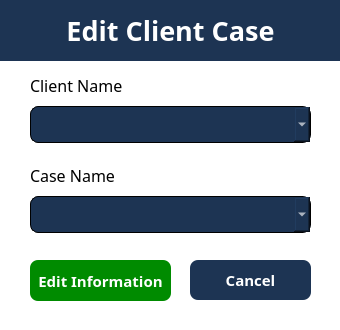
<?xml version="1.0" encoding="UTF-8"?>
<ui version="4.0">
 <class>editClientCase</class>
 <widget class="QDialog" name="editClientCase">
  <property name="geometry">
   <rect>
    <x>0</x>
    <y>0</y>
    <width>340</width>
    <height>330</height>
   </rect>
  </property>
  <property name="windowTitle">
   <string>Dialog</string>
  </property>
  <property name="styleSheet">
   <string notr="true">QDialog{
background-color: white;
}

#titleWidget{
background-color: #1d3453;
}
#title_2{
color: white;
}

QLineEdit{
	border:1px solid gray;
	border-radius: 6px;
	padding-left: 15px;
	height: 35px;
}

QComboBox{
border: 1px solid black;
border-radius: 8px;
background-color: #1d3453;
color: white;
height: 35px;


}

QDateEdit{
	border:1px solid gray;
	border-radius: 8px;
	padding-left: 15px;
	height: 35px;
	background-color: #1d3453;
color: white;
}</string>
  </property>
  <widget class="QWidget" name="layoutWidget">
   <property name="geometry">
    <rect>
     <x>30</x>
     <y>160</y>
     <width>281</width>
     <height>73</height>
    </rect>
   </property>
   <layout class="QVBoxLayout" name="verticalLayout_2">
    <item>
     <widget class="QLabel" name="label_5">
      <property name="font">
       <font>
        <family>Poppins</family>
        <pointsize>12</pointsize>
       </font>
      </property>
      <property name="text">
       <string>Case Name</string>
      </property>
     </widget>
    </item>
    <item>
     <widget class="QComboBox" name="edit_case_combo">
      <property name="font">
       <font>
        <family>Poppins</family>
       </font>
      </property>
     </widget>
    </item>
   </layout>
  </widget>
  <widget class="QPushButton" name="edit_client_case">
   <property name="geometry">
    <rect>
     <x>30</x>
     <y>260</y>
     <width>141</width>
     <height>41</height>
    </rect>
   </property>
   <property name="font">
    <font>
     <family>Poppins</family>
     <pointsize>11</pointsize>
     <weight>75</weight>
     <bold>true</bold>
    </font>
   </property>
   <property name="styleSheet">
    <string notr="true">QPushButton{
	background-color: rgb(0, 139, 0);
	color:white;
	border:none;
	border-radius: 8px;
	font-weight: bold;
	font-size: 11pt;
}

QPushButton:hover{
	background-color: rgb(0, 170, 0);
}</string>
   </property>
   <property name="text">
    <string>Edit Information</string>
   </property>
  </widget>
  <widget class="QWidget" name="titleWidget" native="true">
   <property name="geometry">
    <rect>
     <x>0</x>
     <y>0</y>
     <width>461</width>
     <height>61</height>
    </rect>
   </property>
   <widget class="QLabel" name="title_2">
    <property name="geometry">
     <rect>
      <x>0</x>
      <y>10</y>
      <width>341</width>
      <height>41</height>
     </rect>
    </property>
    <property name="font">
     <font>
      <family>Poppins</family>
      <pointsize>20</pointsize>
      <weight>75</weight>
      <bold>true</bold>
     </font>
    </property>
    <property name="text">
     <string>Edit Client Case</string>
    </property>
    <property name="alignment">
     <set>Qt::AlignCenter</set>
    </property>
   </widget>
  </widget>
  <widget class="QWidget" name="layoutWidget_2">
   <property name="geometry">
    <rect>
     <x>30</x>
     <y>70</y>
     <width>281</width>
     <height>73</height>
    </rect>
   </property>
   <layout class="QVBoxLayout" name="verticalLayout">
    <item>
     <widget class="QLabel" name="label_6">
      <property name="font">
       <font>
        <family>Poppins</family>
        <pointsize>12</pointsize>
       </font>
      </property>
      <property name="text">
       <string>Client Name</string>
      </property>
     </widget>
    </item>
    <item>
     <widget class="QComboBox" name="edit_client_combo">
      <property name="font">
       <font>
        <family>Poppins</family>
       </font>
      </property>
     </widget>
    </item>
   </layout>
  </widget>
  <widget class="QPushButton" name="edit_info_cancel">
   <property name="geometry">
    <rect>
     <x>190</x>
     <y>260</y>
     <width>121</width>
     <height>40</height>
    </rect>
   </property>
   <property name="font">
    <font>
     <family>Poppins</family>
     <pointsize>11</pointsize>
     <weight>75</weight>
     <bold>true</bold>
    </font>
   </property>
   <property name="styleSheet">
    <string notr="true">QPushButton{
	background-color: #1d3453;
	color:white;
	border:none;
	border-radius: 8px;
	font-weight: bold;
	font-size: 11pt;
}

QPushButton:hover{
	background-color: rgb(53, 96, 153)
}</string>
   </property>
   <property name="text">
    <string>Cancel</string>
   </property>
  </widget>
 </widget>
 <resources/>
 <connections/>
</ui>
